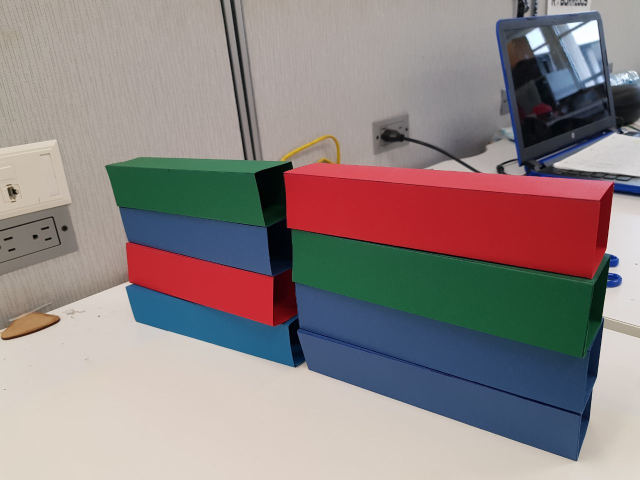
#> input picture Open CV/2do_Reto_Vision_Imagenes/8.jpeg, 1280 x 960 px (shown at 1/2 size)
$ python 2doRetoVision_LARC.py
#> lines starting #> are read from the running program, lines starting #| are printed output that depends on the picture; after the words box and inside, x2 and y2 are one past the last pixel; in counts of white or black regions, pixels touching at a corner belong together
import numpy as np
import cv2

minArea = 8000
filtratedGreenContours = []
filtratedBlueContours = []
filtratedRedContours = []
allFiltratedContours = []

lower_Green = np.array([34, 55, 55])
upper_Green = np.array([90, 255, 255])
lower_Blue = np.array([95, 65, 65])
upper_Blue = np.array([130, 255, 255])
lower_Red = np.array([130, 65, 65])
upper_Red = np.array([255, 255, 255])
kernel = np.ones((3,3), np.uint8)
kernel2 = np.ones((11,11), np.uint8)

# Read Base Image
baseImage = cv2.imread('2do_Reto_Vision_Imagenes/8.jpeg');
#> baseImage is the input picture: shape (960, 1280, 3); mean B, G, R 131.1, 131.8, 143.1
baseImage = cv2.resize(baseImage, None, fx=1, fy=.71, interpolation=cv2.INTER_AREA);
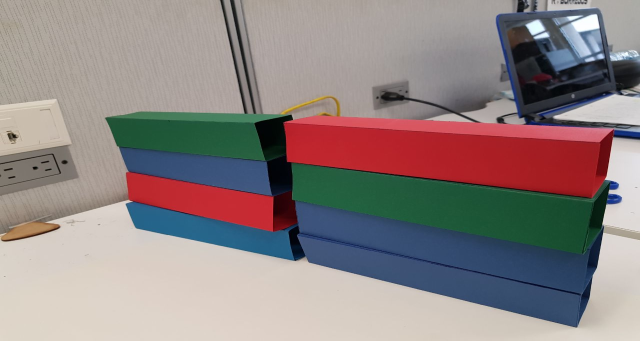
#> baseImage: shape (682, 1280, 3) (shown at 1/2 size); mean B, G, R 131.1, 131.9, 143.1
hsvBaseImage = cv2.cvtColor(baseImage, cv2.COLOR_BGR2HSV)
#> hsvBaseImage: shape (682, 1280, 3); mean H, S, V 61.8, 75.7, 157.9
maskGreen = cv2.inRange(hsvBaseImage, lower_Green, upper_Green)
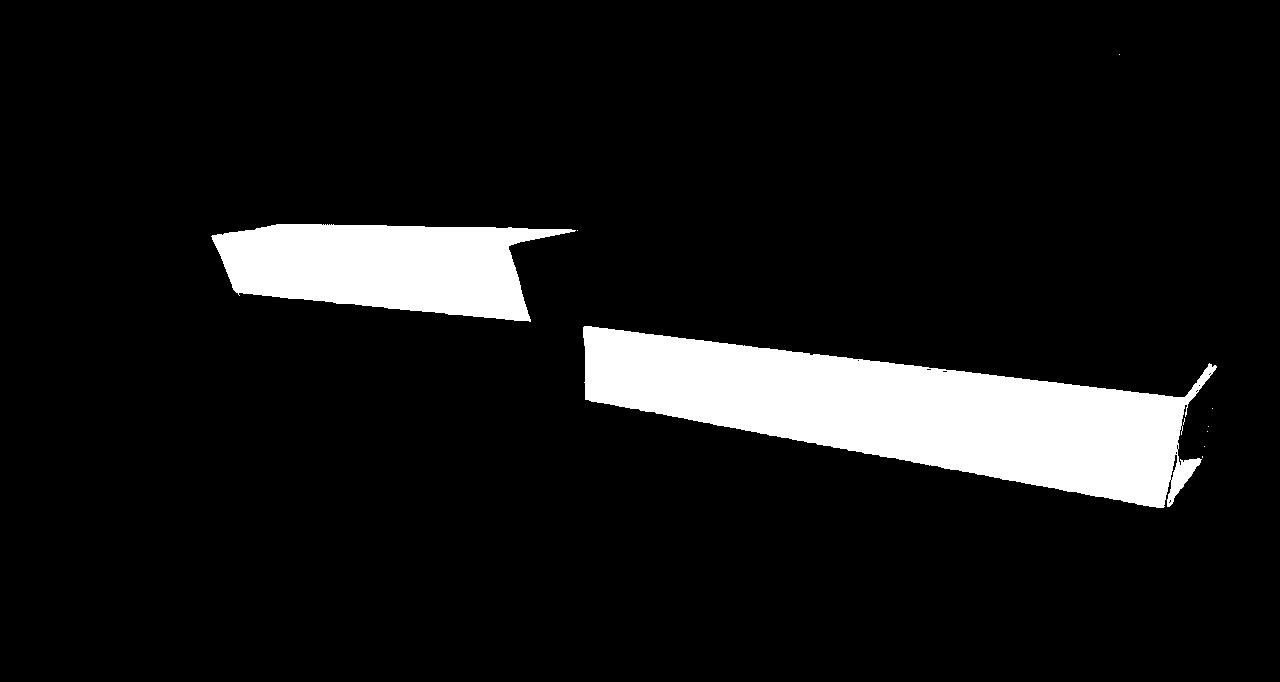
#> maskGreen: shape (682, 1280); 9.3% white; 10 white regions (8 under 20 px), largest, box (x1, y1, x2, y2) and area: (583, 326, 1217, 508) 56790, (211, 224, 576, 322) 24169
maskGreen = cv2.erode(maskGreen, kernel, iterations = 1)
#> maskGreen: shape (682, 1280); 8.9% white; 5 white regions (2 under 20 px), largest, box (x1, y1, x2, y2) and area: (584, 327, 1215, 507) 54319, (213, 225, 571, 320) 23192, (1169, 459, 1200, 501) 476
maskBlue = cv2.inRange(hsvBaseImage, lower_Blue, upper_Blue)
#> maskBlue: shape (682, 1280); 14% white; 83 white regions (59 under 20 px), largest, box (x1, y1, x2, y2) and area: (252, 402, 1193, 654) 92045, (240, 295, 545, 391) 16508, (1068, 29, 1221, 148) 5742
maskBlue = cv2.erode(maskBlue, kernel, iterations = 1)
#> maskBlue: shape (682, 1280); 12.9% white; 40 white regions (24 under 20 px), largest, box (x1, y1, x2, y2) and area: (592, 403, 1190, 653) 72781, (241, 296, 543, 390) 15704, (253, 405, 592, 520) 15427
maskRed = cv2.inRange(hsvBaseImage, lower_Red, upper_Red)
#> maskRed: shape (682, 1280); 10.8% white; 13 white regions (10 under 20 px), largest, box (x1, y1, x2, y2) and area: (566, 232, 1230, 396) 75045, (253, 342, 594, 464) 19241, (1081, 149, 1103, 158) 124
maskRed = cv2.erode(maskRed, kernel, iterations = 1)
#> maskRed: shape (682, 1280); 10.2% white; 19 white regions (14 under 20 px), largest, box (x1, y1, x2, y2) and area: (568, 233, 1228, 388) 71875, (254, 344, 546, 462) 16697, (545, 435, 592, 463) 547, (1084, 150, 1102, 157) 55, (1167, 390, 1183, 394) 23
maskRed = cv2.dilate(maskRed, kernel2, iterations = 1)
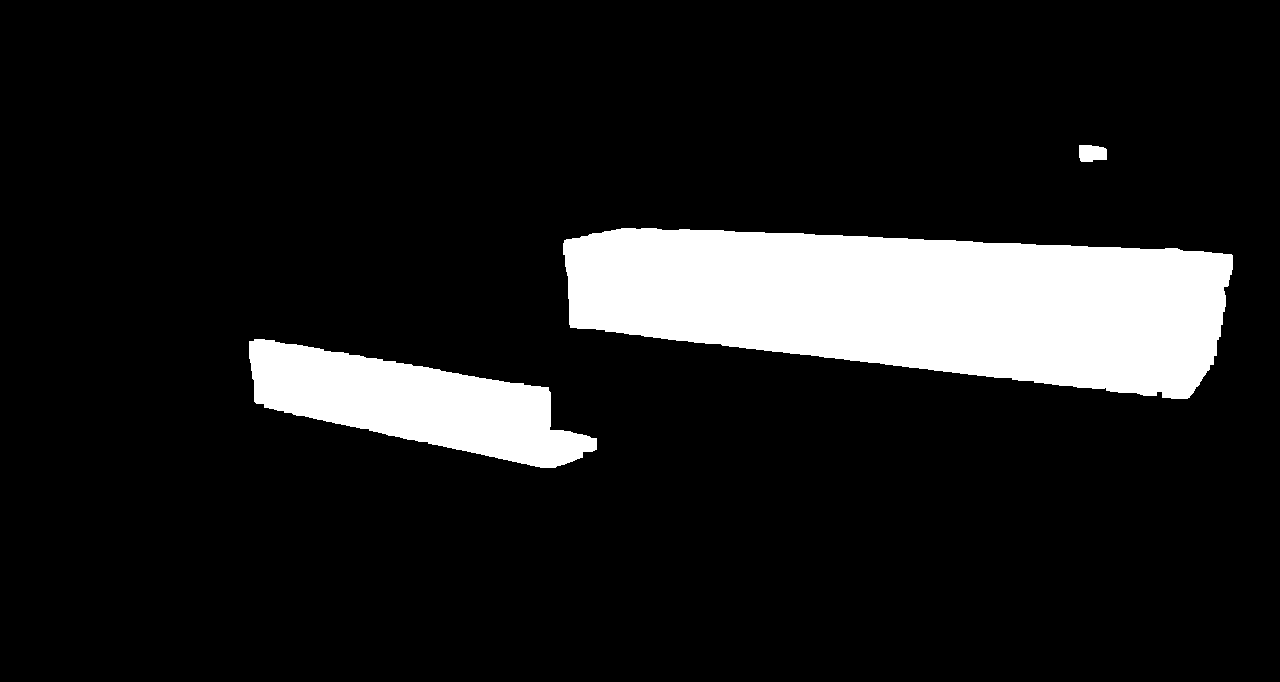
#> maskRed: shape (682, 1280); 12.2% white; 3 white regions, box (x1, y1, x2, y2) and area: (563, 228, 1233, 399) 82448, (249, 339, 597, 468) 23435, (1079, 145, 1107, 162) 416
wholeStack = cv2.bitwise_or(maskBlue, maskGreen)
#> wholeStack: shape (682, 1280); 21.9% white; 45 white regions (26 under 20 px), largest, box (x1, y1, x2, y2) and area: (592, 403, 1190, 653) 72781, (584, 327, 1215, 507) 54319, (213, 225, 571, 320) 23192
wholeStack = cv2.bitwise_or(wholeStack, maskRed)
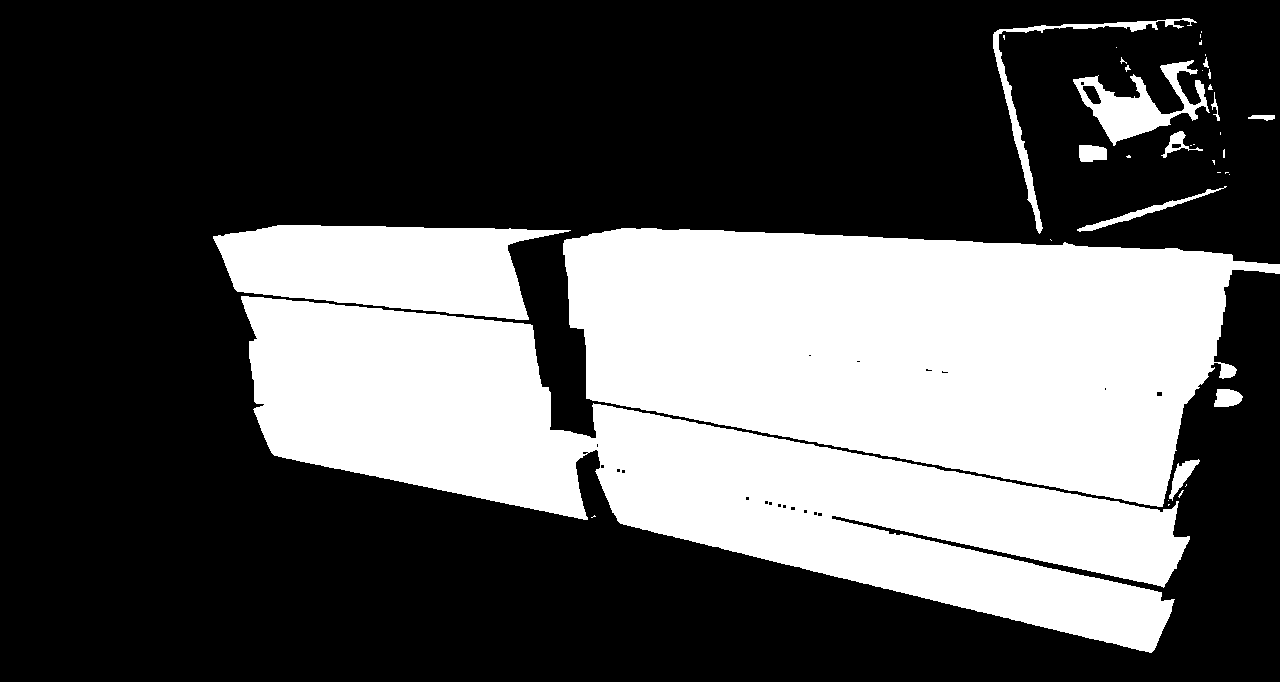
#> wholeStack: shape (682, 1280); 33.7% white; 39 white regions (24 under 20 px)
greenContours, hierarchy1 = cv2.findContours(maskGreen.copy(), cv2.RETR_EXTERNAL, cv2.CHAIN_APPROX_NONE)
#> greenContours = 5 contours, 2 with area under 20; largest, box (x1, y1, x2, y2) and area: (584, 327, 1215, 507) 53594, (213, 225, 571, 320) 22771, (1169, 459, 1200, 501) 422
blueContours, hierarchy1 = cv2.findContours(maskBlue.copy(), cv2.RETR_EXTERNAL, cv2.CHAIN_APPROX_NONE)
#> blueContours = 40 contours, 26 with area under 20; largest, box (x1, y1, x2, y2) and area: (592, 403, 1190, 653) 71848, (241, 296, 543, 390) 15362, (253, 405, 592, 520) 15041, (1073, 60, 1210, 146) 4008, (993, 18, 1197, 234) 1860
redContours, hierarchy1 = cv2.findContours(maskRed.copy(), cv2.RETR_EXTERNAL, cv2.CHAIN_APPROX_NONE)
#> redContours = 3 contours; box (x1, y1, x2, y2) and area: (563, 228, 1233, 399) 81674, (249, 339, 597, 468) 23024, (1079, 145, 1107, 162) 376

for test in greenContours:
    if(cv2.contourArea(test) > minArea):
        filtratedGreenContours.append(test)
#> this loop made 5 passes
#> test on passes 1 to 2: [[1168, 504], [1168, 505], [1169, 504]], [[1168, 500]]
#> after the loop, filtratedGreenContours = 2 contours; box (x1, y1, x2, y2) and area: (584, 327, 1215, 507) 53594, (213, 225, 571, 320) 22771
for test in blueContours:
    if(cv2.contourArea(test) > minArea):
        filtratedBlueContours.append(test)
#> this loop made 40 passes
#> test on passes 3, 10, 13, 15, 21, 22, 23, 28: [[1186, 484], [1186, 485], [1185, 486], [1186, 485]], [[1136, 251], [1137, 251], [1138, 251], [1137, 251]], [[1050, 239], [1051, 240]], [[1229, 174]], [[1190, 145], [1191, 145]], [[1193, 144], [1194, 144]], [[1220, 132], [1220, 133], [1220, 134], [1220, 133]], [[1202, 70]]
#> after the loop, filtratedBlueContours = 3 contours; box (x1, y1, x2, y2) and area: (592, 403, 1190, 653) 71848, (241, 296, 543, 390) 15362, (253, 405, 592, 520) 15041
for test in redContours:
    if(cv2.contourArea(test) > minArea):
        filtratedRedContours.append(test)
#> this loop made 3 passes
#> after the loop, filtratedRedContours = 2 contours; box (x1, y1, x2, y2) and area: (563, 228, 1233, 399) 81674, (249, 339, 597, 468) 23024

def determineColorByIndex(index):
    green = len(filtratedGreenContours)
    blue = len(filtratedBlueContours)
    if index<=green:
        return "GREEN"
    elif index>green and index<=green+blue:
        return "BLUE"
    elif index>green+blue:
        return "RED"
# [6 lines left out: function getIndexMin, not called in this run]

# [15 lines of commented-out code are left out]

allFiltratedContours += filtratedGreenContours
#> allFiltratedContours has the same summary as filtratedGreenContours
allFiltratedContours += filtratedBlueContours
#> allFiltratedContours = 5 contours; box (x1, y1, x2, y2) and area: (592, 403, 1190, 653) 71848, (584, 327, 1215, 507) 53594, (213, 225, 571, 320) 22771, (241, 296, 543, 390) 15362, (253, 405, 592, 520) 15041
allFiltratedContours += filtratedRedContours
#> allFiltratedContours = 7 contours; box (x1, y1, x2, y2) and area: (563, 228, 1233, 399) 81674, (592, 403, 1190, 653) 71848, (584, 327, 1215, 507) 53594, (249, 339, 597, 468) 23024, (213, 225, 571, 320) 22771, (241, 296, 543, 390) 15362, (253, 405, 592, 520) 15041
topCY1 = baseImage.shape[0]
topCY2 = baseImage.shape[0]
index = 0
for test1 in allFiltratedContours:
    M = cv2.moments(test1)
    cx = int(M['m10'] / M['m00'])
    cy = int(M['m01'] / M['m00'])
    if cy < topCY1:
        topCY1 = cy
        topCX1 = cx
        indexTopStack1 = index
        top1 = test1
    index+=1
#> this loop made 7 passes
#> (cx, cy, topCY1, topCX1, indexTopStack1) on passes 1 to 2: (902, 411, 411, 902, 0), (382, 266, 266, 382, 1)
#> after the loop, index = 7; indexTopStack1 = 1; top1 = contour of 840 points, box (x1, y1, x2, y2) (213, 225, 571, 320), area 22771; topCX1 = 382; topCY1 = 266
index = 0
for test2 in allFiltratedContours:
    M = cv2.moments(test2)
    cx = int(M['m10'] / M['m00'])
    cy = int(M['m01'] / M['m00'])
    if cy<topCY2 and (cy != topCY1):
        topCY2 = cy
        topCX2 = cx
        indexTopStack2 = index
        top2 = test2
    index+=1
#> this loop made 7 passes
#> (cx, cy, topCY2, topCX2) on passes 1, 5, 7: (902, 411, 411, 902), (401, 338, 338, 401), (914, 302, 302, 914)
#> after the loop, index = 7; indexTopStack2 = 6; top2 = contour of 1545 points, box (x1, y1, x2, y2) (563, 228, 1233, 399), area 81674; topCX2 = 914; topCY2 = 302

# print(len(allFiltratedContours))
# print(indexTopStack1)
# print(indexTopStack2)

colorTopStack1 = determineColorByIndex(indexTopStack1)
#> in determineColorByIndex, `green = len(filtratedGreenContours)`: green = 2
#> in determineColorByIndex, `blue = len(filtratedBlueContours)`: blue = 3
#> colorTopStack1 = 'GREEN'
colorTopStack2 = determineColorByIndex(indexTopStack2)
#> colorTopStack2 = 'RED'

cv2.imshow('Output', baseImage)
cv2.waitKey(0)

if(topCX1 < topCX2):
    print("LEFT: \t" + colorTopStack1 + "\t|||\tRIGHT: \t" + colorTopStack2 + "\n")
#| LEFT: 	GREEN	|||	RIGHT: 	RED
else:
    print("LEFT: \t" + colorTopStack2 + "\t|||\tRIGHT: \t" + colorTopStack1 + "\n")

cv2.waitKey(0)
cv2.destroyAllWindows()

$ run again, with Open CV/2do_Reto_Vision_Imagenes/6.jpeg copied over Open CV/2do_Reto_Vision_Imagenes/8.jpeg
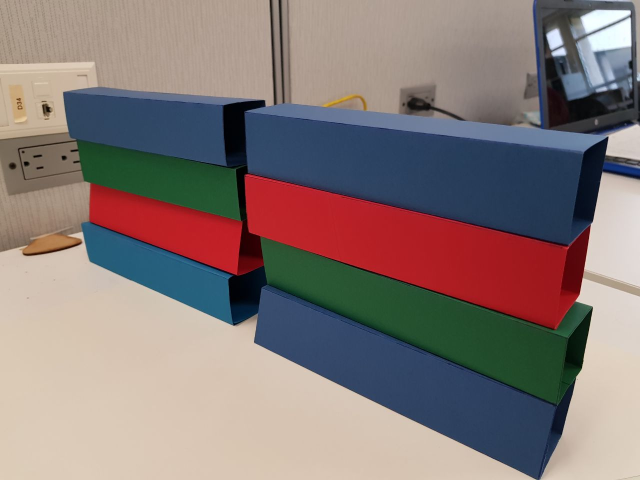
#> input picture Open CV/2do_Reto_Vision_Imagenes/6.jpeg, 1280 x 960 px (shown at 1/2 size)
#> baseImage is the input picture: shape (960, 1280, 3); mean B, G, R 118.9, 121.1, 135.2
#> baseImage: shape (682, 1280, 3)
#> hsvBaseImage: shape (682, 1280, 3); mean H, S, V 62.5, 93.4, 152
#> `maskGreen = cv2.inRange(hsvBaseImage, lower_Green, upper_Green)`:
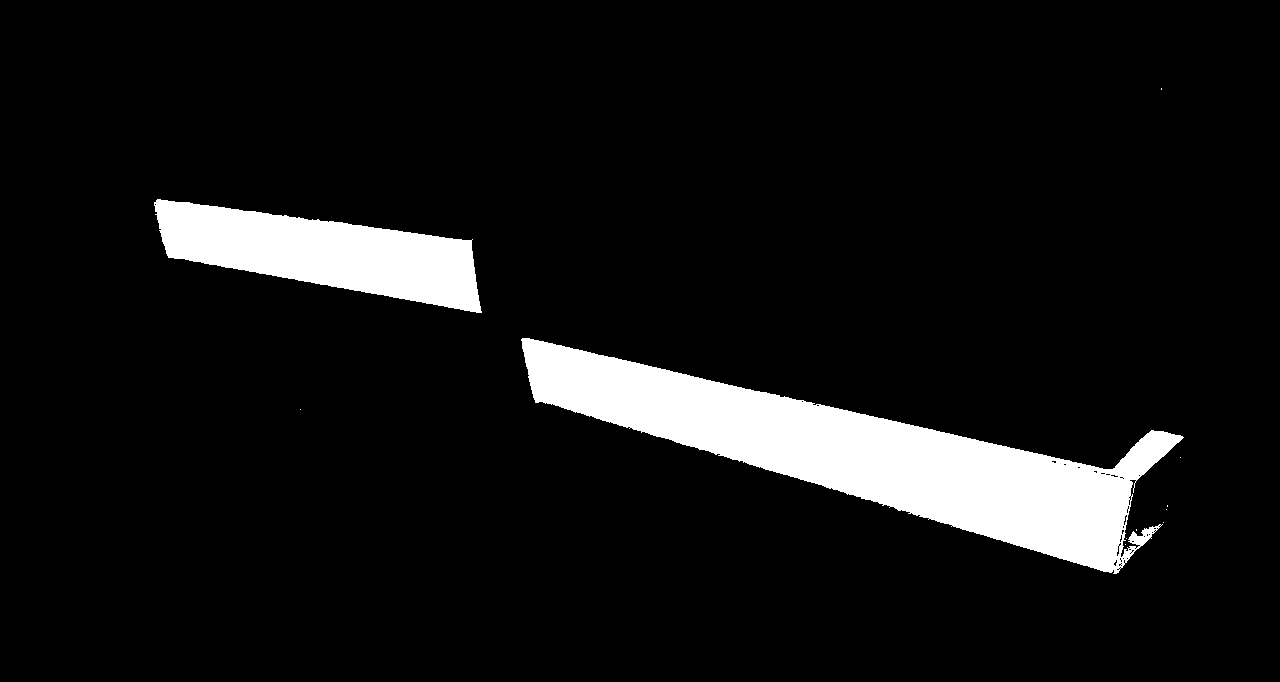
#> maskGreen: shape (682, 1280); 8.2% white; 11 white regions (9 under 20 px), largest, box (x1, y1, x2, y2) and area: (521, 338, 1184, 574) 51070, (154, 199, 482, 313) 20194
#> `wholeStack = cv2.bitwise_or(wholeStack, maskRed)`:
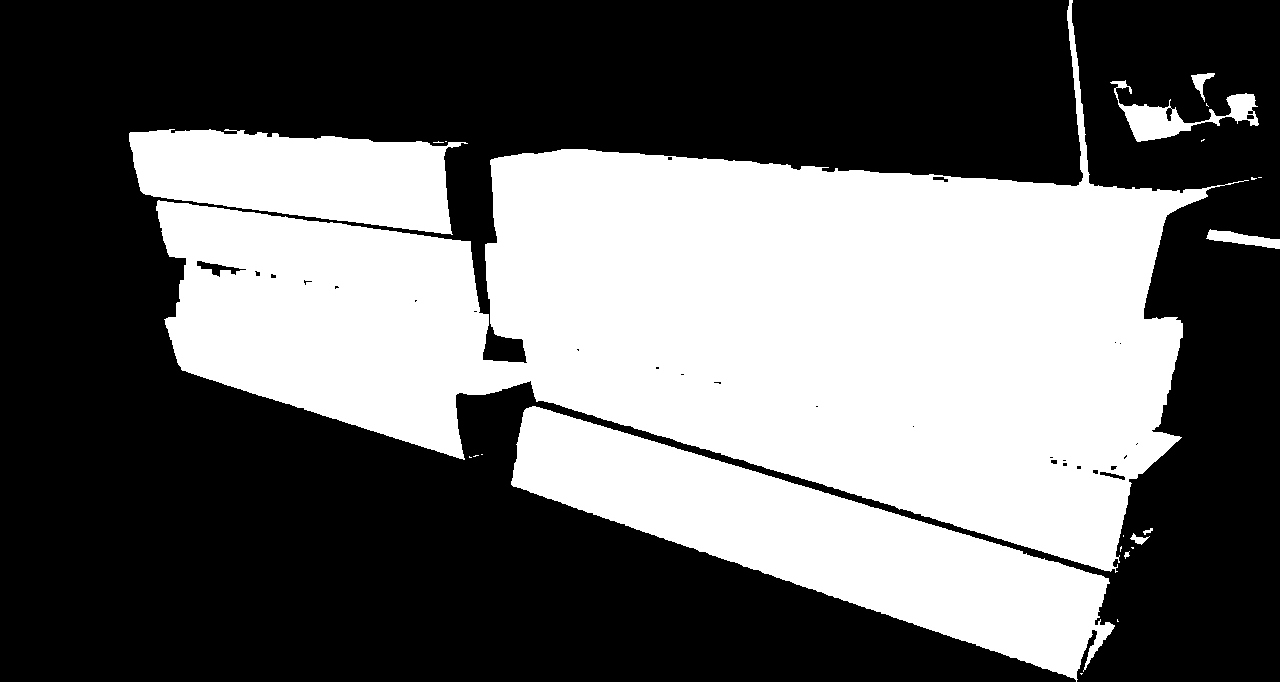
#> wholeStack: shape (682, 1280); 40.7% white; 23 white regions (14 under 20 px)
#> greenContours = 8 contours, 4 with area under 20; largest, box (x1, y1, x2, y2) and area: (523, 339, 1182, 573) 47782, (156, 200, 480, 312) 18919, (1130, 533, 1150, 545) 76, (1143, 528, 1153, 535) 20
#> blueContours = 18 contours, 11 with area under 20; largest, box (x1, y1, x2, y2) and area: (490, 0, 1249, 346) 85826, (511, 406, 1115, 682) 57314, (129, 129, 468, 235) 24095, (164, 317, 465, 460) 16850, (1110, 80, 1259, 142) 2530, (1206, 229, 1280, 249) 634, (1191, 73, 1215, 102) 202
#> redContours = 2 contours; box (x1, y1, x2, y2) and area: (485, 243, 1183, 470) 75350, (176, 259, 531, 395) 23396
#> the loop `for test in greenContours:` made 8 passes
#> test on pass 4: [[1123, 535], [1123, 536]]
#> after the loop `for test in greenContours:`: filtratedGreenContours = 2 contours; box (x1, y1, x2, y2) and area: (523, 339, 1182, 573) 47782, (156, 200, 480, 312) 18919
#> the loop `for test in blueContours:` made 18 passes
#> test on passes 1, 5, 11: [[1080, 673], [1081, 674], [1082, 673], [1081, 673]], [[481, 454], [482, 454]], [[445, 141], [446, 141]]
#> after the loop `for test in blueContours:`: filtratedBlueContours = 4 contours; box (x1, y1, x2, y2) and area: (490, 0, 1249, 346) 85826, (511, 406, 1115, 682) 57314, (129, 129, 468, 235) 24095, (164, 317, 465, 460) 16850
#> the loop `for test in redContours:` made 2 passes
#> after the loop `for test in redContours:`: filtratedRedContours has the same summary as redContours
#> `allFiltratedContours += filtratedGreenContours`: allFiltratedContours has the same summary as filtratedGreenContours
#> `allFiltratedContours += filtratedBlueContours`: allFiltratedContours = 6 contours; box (x1, y1, x2, y2) and area: (490, 0, 1249, 346) 85826, (511, 406, 1115, 682) 57314, (523, 339, 1182, 573) 47782, (129, 129, 468, 235) 24095, (156, 200, 480, 312) 18919, (164, 317, 465, 460) 16850
#> `allFiltratedContours += filtratedRedContours`: allFiltratedContours = 8 contours; box (x1, y1, x2, y2) and area: (490, 0, 1249, 346) 85826, (485, 243, 1183, 470) 75350, (511, 406, 1115, 682) 57314, (523, 339, 1182, 573) 47782, (129, 129, 468, 235) 24095, (176, 259, 531, 395) 23396, (156, 200, 480, 312) 18919, (164, 317, 465, 460) 16850
#> the loop `for test1 in allFiltratedContours:` made 8 passes
#> (cx, cy, topCY1, topCX1) on passes 1, 2, 5: (862, 453, 453, 862), (323, 252, 252, 323), (298, 175, 175, 298)
#> after the loop `for test1 in allFiltratedContours:`: index = 8; indexTopStack1 = 4; top1 = contour of 874 points, box (x1, y1, x2, y2) (129, 129, 468, 235), area 24095; topCX1 = 298; topCY1 = 175
#> the loop `for test2 in allFiltratedContours:` made 8 passes
#> (cx, cy, topCY2, topCX2) on passes 1, 2, 6: (862, 453, 453, 862), (323, 252, 252, 323), (856, 232, 232, 856)
#> after the loop `for test2 in allFiltratedContours:`: index = 8; indexTopStack2 = 5; top2 = contour of 2146 points, box (x1, y1, x2, y2) (490, 0, 1249, 346), area 85826; topCX2 = 856; topCY2 = 232
#> green = 2
#> blue = 4
#> colorTopStack1 = 'BLUE'
#| LEFT: 	BLUE	|||	RIGHT: 	BLUE
